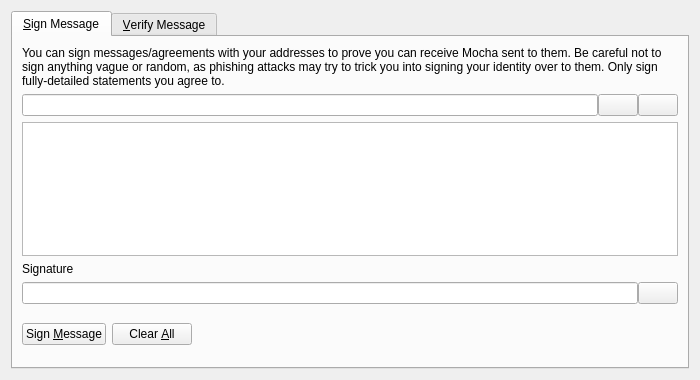
<?xml version="1.0" encoding="UTF-8"?>
<ui version="4.0">
 <class>SignVerifyMessageDialog</class>
 <widget class="QDialog" name="SignVerifyMessageDialog">
  <property name="geometry">
   <rect>
    <x>0</x>
    <y>0</y>
    <width>700</width>
    <height>380</height>
   </rect>
  </property>
  <property name="windowTitle">
   <string>Signatures - Sign / Verify a Message</string>
  </property>
  <property name="modal">
   <bool>true</bool>
  </property>
  <layout class="QVBoxLayout" name="verticalLayout">
   <item>
    <widget class="QTabWidget" name="tabWidget">
     <property name="currentIndex">
      <number>0</number>
     </property>
     <widget class="QWidget" name="tabSignMessage">
      <attribute name="title">
       <string>&amp;Sign Message</string>
      </attribute>
      <layout class="QVBoxLayout" name="verticalLayout_SM">
       <item>
        <widget class="QLabel" name="infoLabel_SM">
         <property name="text">
          <string>You can sign messages/agreements with your addresses to prove you can receive Mocha sent to them. Be careful not to sign anything vague or random, as phishing attacks may try to trick you into signing your identity over to them. Only sign fully-detailed statements you agree to.</string>
         </property>
         <property name="textFormat">
          <enum>Qt::PlainText</enum>
         </property>
         <property name="wordWrap">
          <bool>true</bool>
         </property>
        </widget>
       </item>
       <item>
        <layout class="QHBoxLayout" name="horizontalLayout_1_SM">
         <property name="spacing">
          <number>0</number>
         </property>
         <item>
          <widget class="QValidatedLineEdit" name="addressIn_SM">
           <property name="toolTip">
            <string>The Mocha address to sign the message with</string>
           </property>
          </widget>
         </item>
         <item>
          <widget class="QPushButton" name="addressBookButton_SM">
           <property name="toolTip">
            <string>Choose previously used address</string>
           </property>
           <property name="text">
            <string/>
           </property>
           <property name="shortcut">
            <string>Alt+A</string>
           </property>
           <property name="autoDefault">
            <bool>false</bool>
           </property>
          </widget>
         </item>
         <item>
          <widget class="QPushButton" name="pasteButton_SM">
           <property name="toolTip">
            <string>Paste address from clipboard</string>
           </property>
           <property name="text">
            <string/>
           </property>
           <property name="shortcut">
            <string>Alt+P</string>
           </property>
           <property name="autoDefault">
            <bool>false</bool>
           </property>
          </widget>
         </item>
        </layout>
       </item>
       <item>
        <widget class="QPlainTextEdit" name="messageIn_SM">
         <property name="toolTip">
          <string>Enter the message you want to sign here</string>
         </property>
        </widget>
       </item>
       <item>
        <widget class="QLabel" name="signatureLabel_SM">
         <property name="text">
          <string>Signature</string>
         </property>
         <property name="textFormat">
          <enum>Qt::PlainText</enum>
         </property>
        </widget>
       </item>
       <item>
        <layout class="QHBoxLayout" name="horizontalLayout_2_SM">
         <property name="spacing">
          <number>0</number>
         </property>
         <item>
          <widget class="QLineEdit" name="signatureOut_SM">
           <property name="font">
            <font>
             <italic>true</italic>
            </font>
           </property>
           <property name="readOnly">
            <bool>true</bool>
           </property>
          </widget>
         </item>
         <item>
          <widget class="QPushButton" name="copySignatureButton_SM">
           <property name="toolTip">
            <string>Copy the current signature to the system clipboard</string>
           </property>
           <property name="text">
            <string/>
           </property>
           <property name="autoDefault">
            <bool>false</bool>
           </property>
          </widget>
         </item>
        </layout>
       </item>
       <item>
        <layout class="QHBoxLayout" name="horizontalLayout_3_SM">
         <item>
          <widget class="QPushButton" name="signMessageButton_SM">
           <property name="toolTip">
            <string>Sign the message to prove you own this Mocha address</string>
           </property>
           <property name="text">
            <string>Sign &amp;Message</string>
           </property>
           <property name="autoDefault">
            <bool>false</bool>
           </property>
          </widget>
         </item>
         <item>
          <widget class="QPushButton" name="clearButton_SM">
           <property name="toolTip">
            <string>Reset all sign message fields</string>
           </property>
           <property name="text">
            <string>Clear &amp;All</string>
           </property>
           <property name="autoDefault">
            <bool>false</bool>
           </property>
          </widget>
         </item>
         <item>
          <spacer name="horizontalSpacer_1_SM">
           <property name="orientation">
            <enum>Qt::Horizontal</enum>
           </property>
           <property name="sizeHint" stdset="0">
            <size>
             <width>40</width>
             <height>48</height>
            </size>
           </property>
          </spacer>
         </item>
         <item>
          <widget class="QLabel" name="statusLabel_SM">
           <property name="font">
            <font>
             <weight>75</weight>
             <bold>true</bold>
            </font>
           </property>
           <property name="text">
            <string/>
           </property>
           <property name="wordWrap">
            <bool>true</bool>
           </property>
          </widget>
         </item>
         <item>
          <spacer name="horizontalSpacer_2_SM">
           <property name="orientation">
            <enum>Qt::Horizontal</enum>
           </property>
           <property name="sizeHint" stdset="0">
            <size>
             <width>40</width>
             <height>48</height>
            </size>
           </property>
          </spacer>
         </item>
        </layout>
       </item>
      </layout>
     </widget>
     <widget class="QWidget" name="tabVerifyMessage">
      <attribute name="title">
       <string>&amp;Verify Message</string>
      </attribute>
      <layout class="QVBoxLayout" name="verticalLayout_VM">
       <item>
        <widget class="QLabel" name="infoLabel_VM">
         <property name="text">
          <string>Enter the receiver's address, message (ensure you copy line breaks, spaces, tabs, etc. exactly) and signature below to verify the message. Be careful not to read more into the signature than what is in the signed message itself, to avoid being tricked by a man-in-the-middle attack. Note that this only proves the signing party receives with the address, it cannot prove sendership of any transaction!</string>
         </property>
         <property name="textFormat">
          <enum>Qt::PlainText</enum>
         </property>
         <property name="alignment">
          <set>Qt::AlignLeading|Qt::AlignLeft|Qt::AlignTop</set>
         </property>
         <property name="wordWrap">
          <bool>true</bool>
         </property>
        </widget>
       </item>
       <item>
        <layout class="QHBoxLayout" name="horizontalLayout_1_VM">
         <property name="spacing">
          <number>0</number>
         </property>
         <item>
          <widget class="QValidatedLineEdit" name="addressIn_VM">
           <property name="toolTip">
            <string>The Mocha address the message was signed with</string>
           </property>
          </widget>
         </item>
         <item>
          <widget class="QPushButton" name="addressBookButton_VM">
           <property name="toolTip">
            <string>Choose previously used address</string>
           </property>
           <property name="text">
            <string/>
           </property>
           <property name="shortcut">
            <string>Alt+A</string>
           </property>
           <property name="autoDefault">
            <bool>false</bool>
           </property>
          </widget>
         </item>
        </layout>
       </item>
       <item>
        <widget class="QPlainTextEdit" name="messageIn_VM"/>
       </item>
       <item>
        <widget class="QValidatedLineEdit" name="signatureIn_VM"/>
       </item>
       <item>
        <layout class="QHBoxLayout" name="horizontalLayout_2_VM">
         <item>
          <widget class="QPushButton" name="verifyMessageButton_VM">
           <property name="toolTip">
            <string>Verify the message to ensure it was signed with the specified Mocha address</string>
           </property>
           <property name="text">
            <string>Verify &amp;Message</string>
           </property>
           <property name="autoDefault">
            <bool>false</bool>
           </property>
          </widget>
         </item>
         <item>
          <widget class="QPushButton" name="clearButton_VM">
           <property name="toolTip">
            <string>Reset all verify message fields</string>
           </property>
           <property name="text">
            <string>Clear &amp;All</string>
           </property>
           <property name="autoDefault">
            <bool>false</bool>
           </property>
          </widget>
         </item>
         <item>
          <spacer name="horizontalSpacer_1_VM">
           <property name="orientation">
            <enum>Qt::Horizontal</enum>
           </property>
           <property name="sizeHint" stdset="0">
            <size>
             <width>40</width>
             <height>48</height>
            </size>
           </property>
          </spacer>
         </item>
         <item>
          <widget class="QLabel" name="statusLabel_VM">
           <property name="font">
            <font>
             <weight>75</weight>
             <bold>true</bold>
            </font>
           </property>
           <property name="text">
            <string/>
           </property>
           <property name="wordWrap">
            <bool>true</bool>
           </property>
          </widget>
         </item>
         <item>
          <spacer name="horizontalSpacer_2_VM">
           <property name="orientation">
            <enum>Qt::Horizontal</enum>
           </property>
           <property name="sizeHint" stdset="0">
            <size>
             <width>40</width>
             <height>48</height>
            </size>
           </property>
          </spacer>
         </item>
        </layout>
       </item>
      </layout>
     </widget>
    </widget>
   </item>
  </layout>
 </widget>
 <customwidgets>
  <customwidget>
   <class>QValidatedLineEdit</class>
   <extends>QLineEdit</extends>
   <header>qvalidatedlineedit.h</header>
  </customwidget>
 </customwidgets>
 <resources>
  <include location="../mocha.qrc"/>
 </resources>
 <connections/>
</ui>
